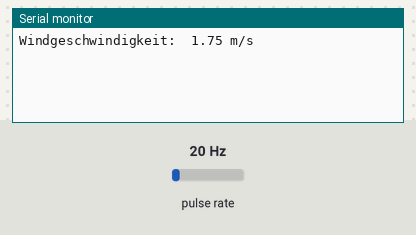
A sketch run on a simulated ESP32. On the bench: the last lines printed to the serial monitor. Wiring (inferred from the names in the program): pulse sensor: data GPIO 2. The inputs (shaded band) are chosen by the test bench; at power-on: pulse rate 20 Hz.

Above: at 1.2 s.
1.3 s: pulse rate (sensor on GPIO 2) set to 4 Hz
At 2.4 s:
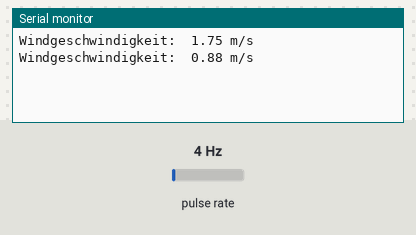
2.8 s: pulse rate (sensor on GPIO 2) set to 50 Hz
At 3.8 s:
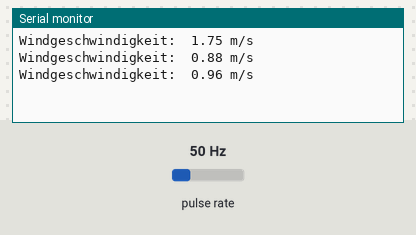
Timing chart, 0 to 5.8 s (numbered marks = the images above; inputs shaded):
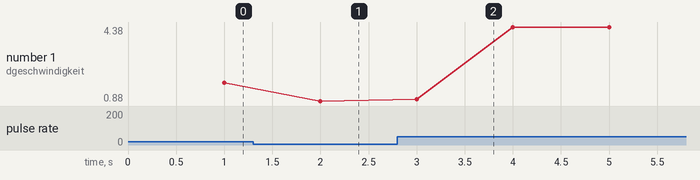

The sketch:

sketch_windgesch.ino
```cpp
volatile uint32_t lastTime, countWind;
uint32_t showTime;
const int windSensorPin = 2; // Pin, an dem der Windsensor angeschlossen ist
float windSpeed;
const float conversionFactor = 0.0875; // Beispiel-Umrechnungsfaktor (muss angepasst werden)

void setup() {
  Serial.begin(115200);
  byte intNr = digitalPinToInterrupt(windSensorPin);
  attachInterrupt(intNr, windCounter, FALLING);
  pinMode(windSensorPin, INPUT_PULLUP);
}

void loop() {
  uint32_t currentTime = millis();
  if (currentTime - showTime >= 1000) {
    showTime = currentTime;
    windSpeed = countWind * conversionFactor; // Windgeschwindigkeit berechnen
    Serial.printf("Windgeschwindigkeit: %5.2f m/s\n", windSpeed);
    countWind = 0; // Zähler zurücksetzen
  }
}

void windCounter() {
  if (millis() - lastTime > 10) {
    countWind++;
    lastTime = millis();
  }
}
```

Measured:
- after the input at 1.3 s, the serial monitor: prints a new line after 0.70 s (image 1)
- after the input at 2.8 s, the serial monitor: prints a new line after 0.20 s (image 2)
- plotted number 1: 1.75 → 0.88 after the input at 1.3 s, 0.88 → 4.38 after the input at 2.8 s
